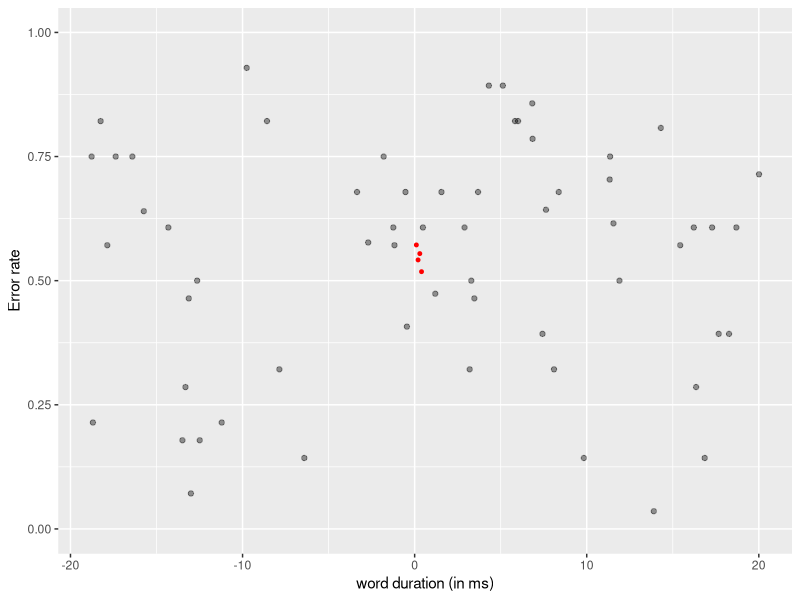
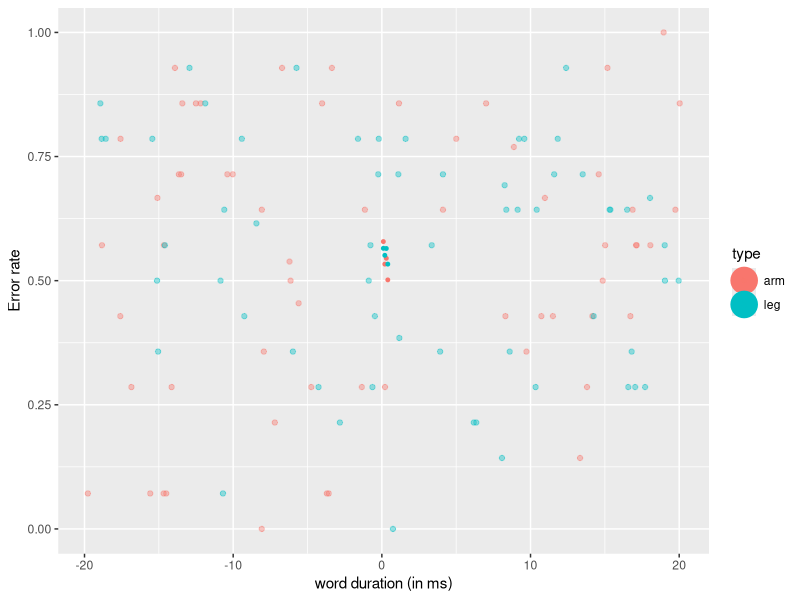
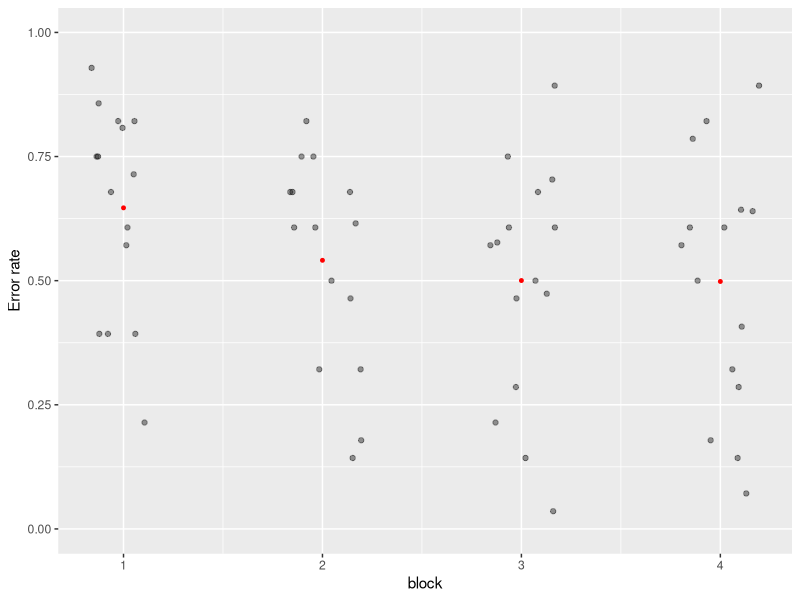
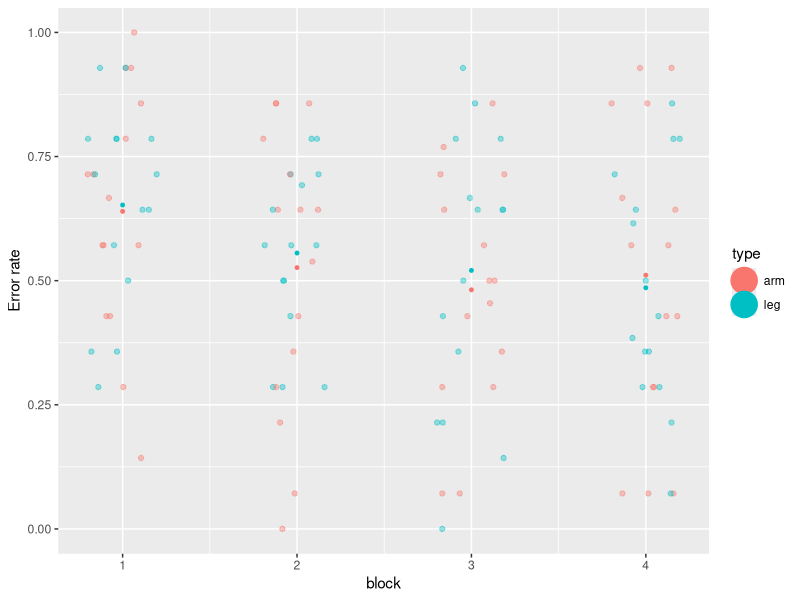
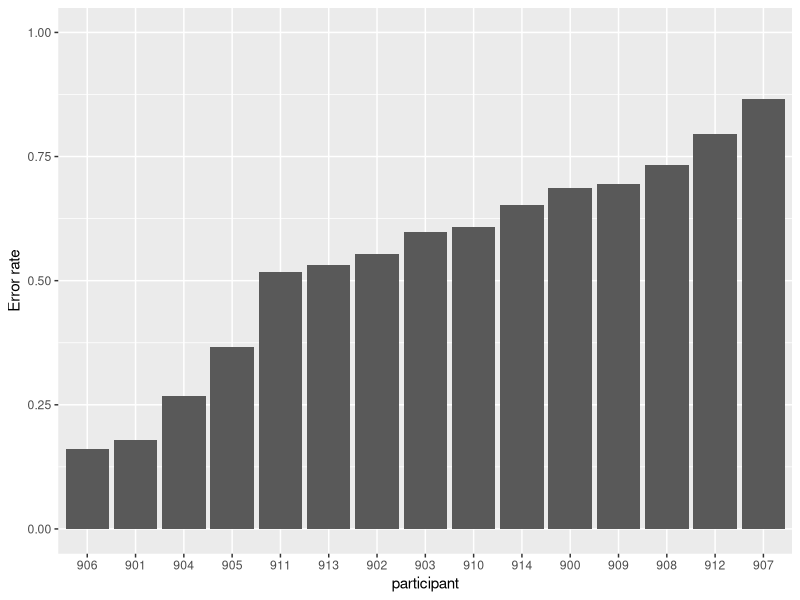
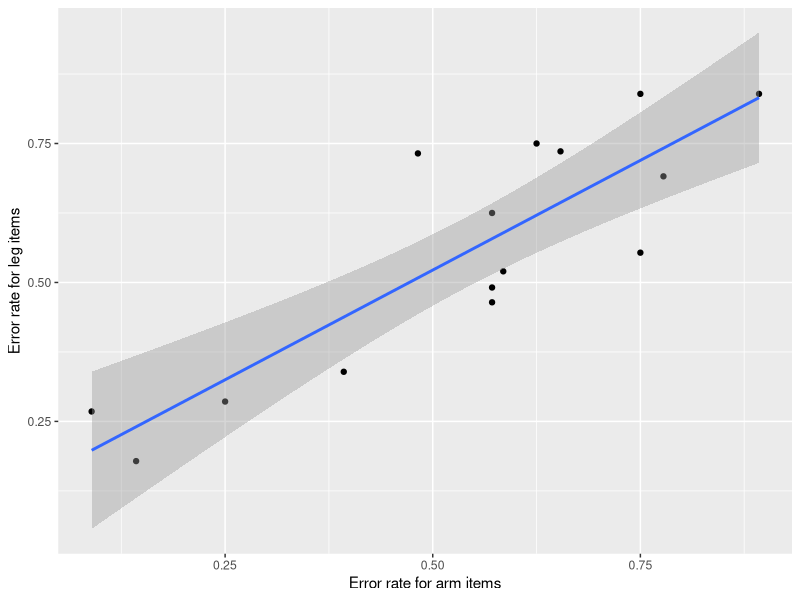
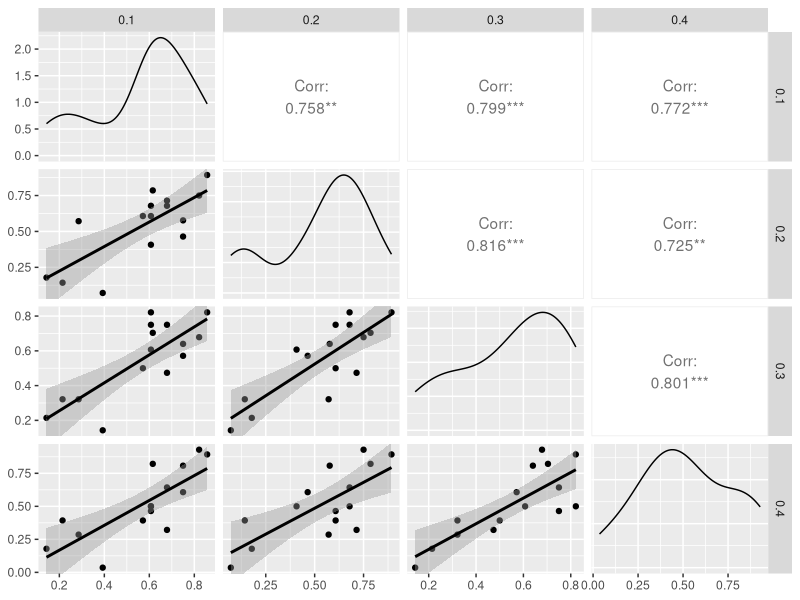
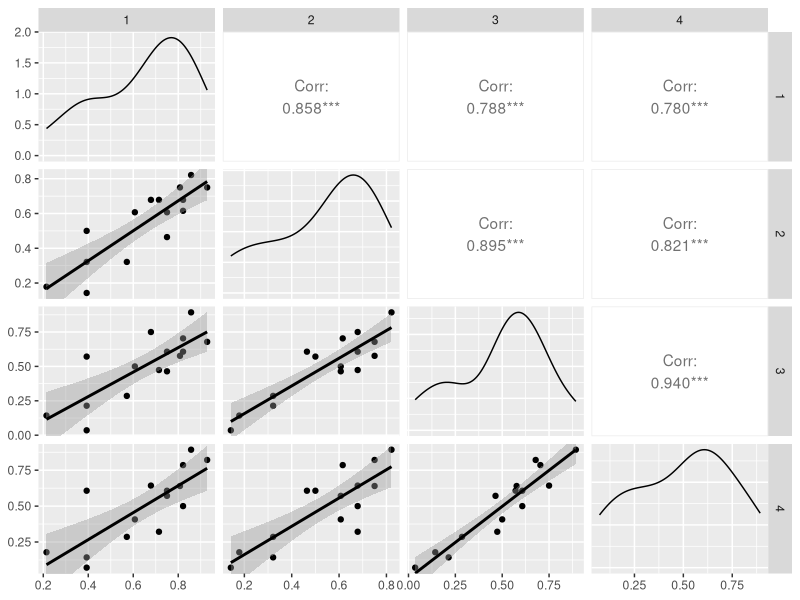

The R source for these figures, in order:
## ---- chunk 1
library(knitr)
library(ggplot2)
library(GGally)
library(dplyr)
library(tidyr)
knitr::opts_chunk$set(echo = FALSE)
## ---- chunk 2
memw <- read.csv("data_pilot_memory-task_wide.csv")
meml <- read.csv("data_pilot_memory-task_long.csv")
## ---- chunk 3
table(unique(meml[, c("type", "verb")])$type)
## ---- chunk 4
kable(head(memw[, c(3:5, 7:8, 10:13, 18:19)]))
## ---- chunk 5
ppt_mean <- memw %>% 
  group_by(participant, block, word_duration) %>%
  summarise(error_rate = 1 - mean(score))
ylims <- c(0,1)
ggplot(ppt_mean, aes(x = word_duration, y = error_rate)) +
  stat_summary(fun.y = "mean", colour = "red", size = 1, geom = "point") +
  stat_summary(fun.data = "mean_cl_boot", colour = "red", size = 2) +
  geom_jitter(width = 20, height = 0, alpha = .4) +
  ylab("Error rate") + xlab("word duration (in ms)") +
  ylim(ylims)
## ---- chunk 6
ppt_mean_ty <- memw %>% 
  group_by(participant, block, word_duration, type) %>%
  summarise(error_rate = 1 - mean(score))

ggplot(ppt_mean_ty, aes(x = word_duration, y = error_rate, colour = type)) +
  stat_summary(fun.y = "mean", size = 1, geom = "point") +
  stat_summary(fun.data = "mean_cl_boot", size = 2, position = position_dodge(width = 20)) +
  geom_jitter(width = 20, height = 0, alpha = .4) +
  ylab("Error rate") + xlab("word duration (in ms)") +
  ylim(ylims)
## ---- chunk 7
ggplot(ppt_mean, aes(x = block, y = error_rate)) +
  stat_summary(fun.y = "mean", colour = "red", size = 1, geom = "point") +
  stat_summary(fun.data = "mean_cl_boot", colour = "red", size = 2) +
  geom_jitter(width = .2, height = 0, alpha = .4) +
  ylab("Error rate") +
  ylim(ylims)
## ---- chunk 8
ggplot(ppt_mean_ty, aes(x = block, y = error_rate, colour = type)) +
  stat_summary(fun.y = "mean", size = 1, geom = "point") +
  stat_summary(fun.data = "mean_cl_boot", size = 2, position = position_dodge(width = .5)) +
  geom_jitter(width = .2, height = 0, alpha = .4) +
  ylab("Error rate") + 
  ylim(ylims)
## ---- chunk 9
ppt_mean_simp <- memw %>% 
  group_by(participant) %>%
  summarise(error_rate = 1 - mean(score))
ppt_mean_simp$participant <- factor(ppt_mean_simp$participant, levels = ppt_mean_simp$participant[order(ppt_mean_simp$error_rate)])
ggplot(ppt_mean_simp, aes(x = participant, y = error_rate)) +
  geom_bar(stat = "identity") +
  ylab("Error rate") +
  ylim(ylims)
## ---- chunk 10
ppt_mean_simp_type <- memw %>% 
  group_by(participant, type) %>%
  summarise(error_rate = 1 - mean(score)) %>%
  spread(type, error_rate)  # reshape to wide format for correlation plot
ggplot(ppt_mean_simp_type, aes(x = arm, y = leg)) +
  geom_point() +
  xlab("Error rate for arm items") + ylab("Error rate for leg items") + 
  geom_smooth(method = "lm")
## ---- chunk 11
with(ppt_mean_simp_type, cor.test(arm, leg))
## ---- chunk 12
ppt_mean_simp_durat <- memw %>% 
  group_by(participant, word_duration) %>%
  summarise(error_rate = 1 - mean(score)) %>%
  spread(word_duration, error_rate)  # reshape to wide format for correlation plot
ggpairs(ppt_mean_simp_durat[, 2:5], lower = list(continuous = "smooth"))
## ---- chunk 13
ppt_mean_simp_block <- memw %>% 
  group_by(participant, block) %>%
  summarise(error_rate = 1 - mean(score)) %>%
  spread(block, error_rate)  # reshape to wide format for correlation plot
ggpairs(ppt_mean_simp_block[, 2:5], lower = list(continuous = "smooth"))
## ---- chunk 14
# Show data in long format
kable(head(meml))
## ---- chunk 15
ppt_mean_l <- meml %>% 
  group_by(participant, block, word_duration) %>%
  summarise(error_rate = 1 - mean(correct))
ggplot(ppt_mean_l, aes(x = word_duration, y = error_rate)) +
  stat_summary(fun.y = "mean", colour = "red", size = 1, geom = "point") +
  stat_summary(fun.data = "mean_cl_boot", colour = "red", size = 2) +
  geom_jitter(width = 20, height = 0, alpha = .4) +
  ylab("Error rate") + xlab("word duration (in ms)") +
  ylim(ylims)
## ---- chunk 16
ylims2 <- c(0, .55)
ggplot(ppt_mean_l, aes(x = word_duration, y = error_rate)) +
  stat_summary(fun.y = "mean", colour = "red", size = 1, geom = "point") +
  stat_summary(fun.data = "mean_cl_boot", colour = "red", size = 2) +
  geom_jitter(width = 20, height = 0, alpha = .4) +
  ylab("Error rate") + xlab("word duration (in ms)") +
  ylim(ylims2)
## ---- chunk 17
ppt_mean_l_ty <- meml %>% 
  group_by(participant, block, word_duration, type) %>%
  summarise(error_rate = 1 - mean(correct))
ggplot(ppt_mean_l_ty, aes(x = word_duration, y = error_rate, colour = type)) +
  stat_summary(fun.y = "mean", size = 1, geom = "point") +
  stat_summary(fun.data = "mean_cl_boot", size = 2, position = position_dodge(width = 20)) +
  geom_jitter(width = 20, height = 0, alpha = .4) +
  ylab("Error rate") + xlab("word duration (in ms)") +
  ylim(ylims2)
## ---- chunk 18
ggplot(ppt_mean_l, aes(x = block, y = error_rate)) +
  stat_summary(fun.y = "mean", colour = "red", size = 1, geom = "point") +
  stat_summary(fun.data = "mean_cl_boot", colour = "red", size = 2) +
  geom_jitter(width = .2, height = 0, alpha = .4) +
  ylab("Error rate") +
  ylim(ylims2)
## ---- chunk 19
ggplot(ppt_mean_l_ty, aes(x = block, y = error_rate, colour = type)) +
  stat_summary(fun.y = "mean", size = 1, geom = "point") +
  stat_summary(fun.data = "mean_cl_boot", size = 2, position = position_dodge(width = .4)) +
  geom_jitter(width = .2, height = 0, alpha = .4) +
  ylab("Error rate") +
  ylim(ylims2)
## ---- chunk 20
ppt_mean_l_wordInTrial <- meml %>% 
  group_by(participant, wordInTrial) %>%
  summarise(error_rate = 1 - mean(correct))

ggplot(ppt_mean_l_wordInTrial, aes(x = wordInTrial, y = error_rate)) +
  stat_summary(fun.y = "mean", size = 1, geom = "point") +
  stat_summary(fun.data = "mean_cl_boot", size = 2) +
  geom_jitter(height = 0, width = .2, alpha = .4) +
  ylab("Error rate") + xlab("Verb position") +
  ylim(ylims2)
## ---- chunk 21
ppt_mean_l_wordInTrial_block <- meml %>% 
  group_by(participant, wordInTrial, block) %>%
  summarise(error_rate = 1 - mean(correct))
ggplot(ppt_mean_l_wordInTrial_block, aes(x = wordInTrial, y = error_rate)) +
  stat_summary(fun.y = "mean", size = 1, geom = "point") +
  stat_summary(fun.data = "mean_cl_boot", size = 2) +
  geom_jitter(height = 0, width = .2, alpha = .4) +
  facet_grid(. ~ block) +
  ylab("Error rate") + xlab("Verb position")  +
  ylim(0, .6)
## ---- chunk 22
ppt_mean_l_simp <- meml %>% 
  group_by(participant) %>%
  summarise(error_rate = 1 - mean(correct))
ppt_mean_l_simp$participant <- factor(ppt_mean_l_simp$participant, levels = ppt_mean_l_simp$participant[order(ppt_mean_l_simp$error_rate)])
ggplot(ppt_mean_l_simp, aes(x = participant, y = error_rate)) +
  geom_bar(stat = "identity") +
  ylab("Error rate") +
  ylim(ylims)
## ---- chunk 23
# join the two tables
ppt_mean_simp$participant <- as.character(ppt_mean_simp$participant)
ppt_mean_l_simp$participant <- as.character(ppt_mean_l_simp$participant)
error_rates <- left_join(ppt_mean_simp, ppt_mean_l_simp %>%
                           rename(error_rate_verb = error_rate))
# plot correlation
ggplot(error_rates, aes(x = error_rate_verb, y = error_rate)) +
  geom_point() +
  xlab("Error rate for individual verbs") + ylab("Error rate for items (quadruples)") + 
  geom_smooth(method = "lm")
## ---- chunk 24
item_mean_simp <- meml %>% 
  group_by(verb, type) %>%
  summarise(error_rate = 1 - mean(correct))
item_mean_simp$verb <- factor(item_mean_simp$verb, levels = item_mean_simp$verb[order(item_mean_simp$error_rate)])
ggplot(item_mean_simp, aes(x = verb, y = error_rate, fill = type)) +
  geom_bar(stat = "identity") +
  ylab("Error rate") +
  theme(axis.text.x = element_text(angle = 90, hjust = 1, size = 8)) +
  ylim(ylims2)
## ---- chunk 25
my_order <- function(df = item_mean_simp, mytype = NULL, nb = 5) {
  d <- df[df$type == mytype, ]
  d <- d[order(d$error_rate), ]
  d$error_rate <- round(d$error_rate, 2)
  print(paste("The ", nb, " easiest ", mytype, "-verbs:", sep = ""))
  print(kable(head(d, nb)))
  cat("\n\n\n")
  print(paste("The ", nb, " hardest ", mytype, "-verbs:", sep = ""))
  print(kable(tail(d, nb)))
}
my_order(mytype = "arm")
my_order(mytype = "leg")
